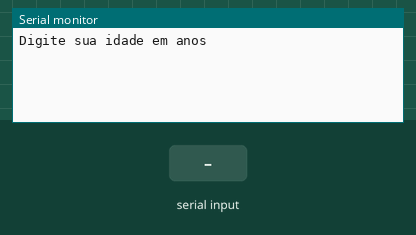
Bench run of a sketch on a simulated Arduino Uno, built with avr-gcc and run on an emulated ATmega328P. Shown: the last lines printed to the serial monitor. The test bench sets the inputs (shaded band).

Above: at 1.2 s.
1.3 s: "90,45\n" received over Serial
At 2.0 s:
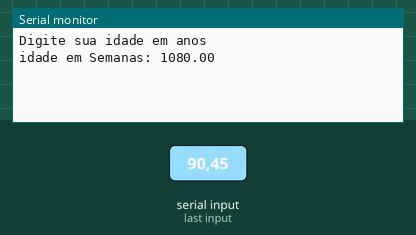
3.8 s: "30,150\n" received over Serial
At 4.6 s:
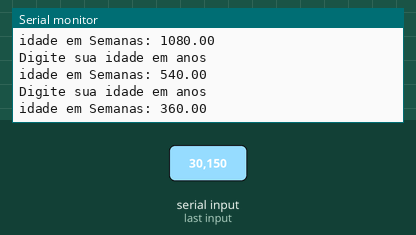
Timing chart, 0 to 6.8 s (numbered marks = the images above; inputs shaded):
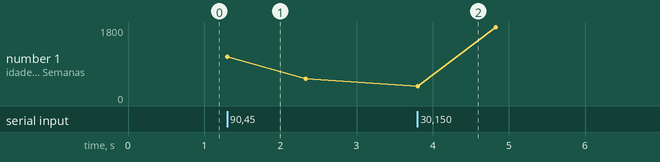

Measured:
- after the input at 1.3 s, the serial monitor: prints a new line at once (image 1)
- after the input at 3.8 s, the serial monitor: prints a new line at once (image 2)

The sketch:

exercicio_2_lpmb1.ino
```cpp
//Faça um programa que receba o ano de nascimento de uma pessoa e
//o ano atual. Calcule e imprima:
//a. A idade dessa pessoa
//b. Essa idade convertida em semana

//Declaração de Variaveis
float idade = 0;
float idadeSemanas = 0;


void setup()
{
	Serial.begin(9600);
}


void loop()
{
  //Entrada
   Serial.println("Digite sua idade em anos");
   while(! Serial.available() );
   idade = Serial.parseInt();

  //Processamento
   idadeSemanas = idade * 12;


  //saida
  Serial.println("idade em Semanas: " + String(idadeSemanas) );
  delay (1000);


}
```
